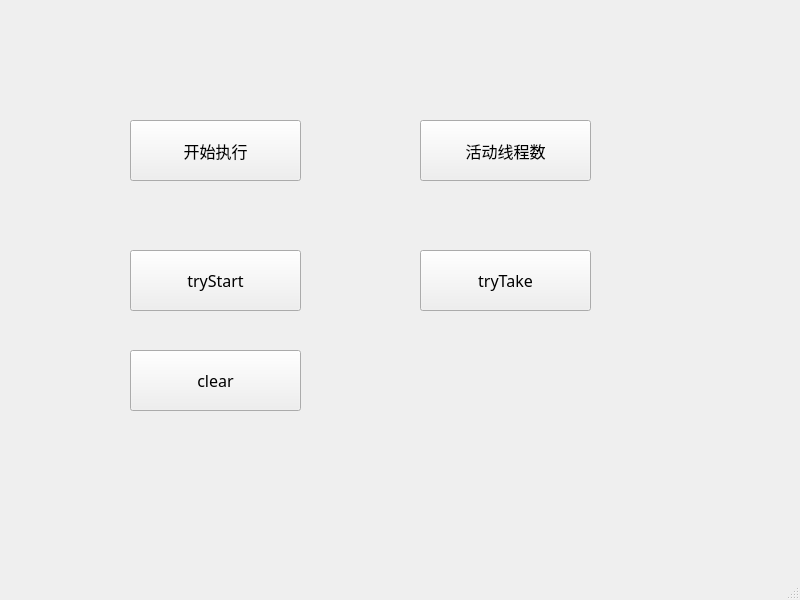
<?xml version="1.0" encoding="UTF-8"?>
<ui version="4.0">
 <class>MainWindow</class>
 <widget class="QMainWindow" name="MainWindow">
  <property name="geometry">
   <rect>
    <x>0</x>
    <y>0</y>
    <width>800</width>
    <height>600</height>
   </rect>
  </property>
  <property name="font">
   <font>
    <family>微软雅黑</family>
    <pointsize>12</pointsize>
   </font>
  </property>
  <property name="windowTitle">
   <string>MainWindow</string>
  </property>
  <widget class="QWidget" name="centralwidget">
   <widget class="QPushButton" name="startButton">
    <property name="geometry">
     <rect>
      <x>130</x>
      <y>120</y>
      <width>171</width>
      <height>61</height>
     </rect>
    </property>
    <property name="text">
     <string>开始执行</string>
    </property>
   </widget>
   <widget class="QPushButton" name="activeThreadNumButton">
    <property name="geometry">
     <rect>
      <x>420</x>
      <y>120</y>
      <width>171</width>
      <height>61</height>
     </rect>
    </property>
    <property name="text">
     <string>活动线程数</string>
    </property>
   </widget>
   <widget class="QPushButton" name="tryStartButton">
    <property name="geometry">
     <rect>
      <x>130</x>
      <y>250</y>
      <width>171</width>
      <height>61</height>
     </rect>
    </property>
    <property name="text">
     <string>tryStart</string>
    </property>
   </widget>
   <widget class="QPushButton" name="clearButton">
    <property name="geometry">
     <rect>
      <x>130</x>
      <y>350</y>
      <width>171</width>
      <height>61</height>
     </rect>
    </property>
    <property name="text">
     <string>clear</string>
    </property>
   </widget>
   <widget class="QPushButton" name="tryTakeButton">
    <property name="geometry">
     <rect>
      <x>420</x>
      <y>250</y>
      <width>171</width>
      <height>61</height>
     </rect>
    </property>
    <property name="text">
     <string>tryTake</string>
    </property>
   </widget>
  </widget>
  <widget class="QMenuBar" name="menubar">
   <property name="geometry">
    <rect>
     <x>0</x>
     <y>0</y>
     <width>800</width>
     <height>26</height>
    </rect>
   </property>
  </widget>
  <widget class="QStatusBar" name="statusbar"/>
 </widget>
 <resources/>
 <connections/>
</ui>
